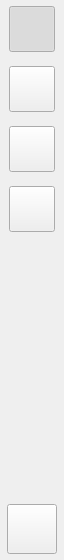
<?xml version="1.0" encoding="UTF-8"?>
<ui version="4.0">
 <class>LeftRail</class>
 <widget class="QWidget" name="LeftRail">
  <property name="geometry"><rect><x>0</x><y>0</y><width>64</width><height>560</height></rect></property>
  <layout class="QVBoxLayout" name="railLayout">
   <property name="leftMargin"><number>0</number></property>
   <property name="topMargin"><number>6</number></property>
   <property name="rightMargin"><number>0</number></property>
   <property name="bottomMargin"><number>6</number></property>
   <property name="spacing"><number>14</number></property>
   <item alignment="Qt::AlignHCenter">
    <widget class="QPushButton" name="railBtn0">
     <property name="minimumSize"><size><width>46</width><height>46</height></size></property>
     <property name="maximumSize"><size><width>46</width><height>46</height></size></property>
     <property name="checkable"><bool>true</bool></property>
     <property name="checked"><bool>true</bool></property>
     <property name="text"><string/></property>
     <property name="role" stdset="0"><string>railBtn</string></property>
    </widget>
   </item>
   <item alignment="Qt::AlignHCenter">
    <widget class="QPushButton" name="railBtn1">
     <property name="minimumSize"><size><width>46</width><height>46</height></size></property>
     <property name="maximumSize"><size><width>46</width><height>46</height></size></property>
     <property name="checkable"><bool>true</bool></property>
     <property name="text"><string/></property>
     <property name="role" stdset="0"><string>railBtn</string></property>
    </widget>
   </item>
   <item alignment="Qt::AlignHCenter">
    <widget class="QPushButton" name="railBtn2">
     <property name="minimumSize"><size><width>46</width><height>46</height></size></property>
     <property name="maximumSize"><size><width>46</width><height>46</height></size></property>
     <property name="checkable"><bool>true</bool></property>
     <property name="text"><string/></property>
     <property name="role" stdset="0"><string>railBtn</string></property>
    </widget>
   </item>
   <item alignment="Qt::AlignHCenter">
    <widget class="QPushButton" name="railBtn3">
     <property name="minimumSize"><size><width>46</width><height>46</height></size></property>
     <property name="maximumSize"><size><width>46</width><height>46</height></size></property>
     <property name="checkable"><bool>true</bool></property>
     <property name="text"><string/></property>
     <property name="role" stdset="0"><string>railBtn</string></property>
    </widget>
   </item>
   <item>
    <spacer name="railSpacer">
     <property name="orientation"><enum>Qt::Vertical</enum></property>
     <property name="sizeHint" stdset="0"><size><width>20</width><height>40</height></size></property>
    </spacer>
   </item>
   <item alignment="Qt::AlignHCenter">
    <widget class="QPushButton" name="addBtn">
     <property name="minimumSize"><size><width>50</width><height>50</height></size></property>
     <property name="maximumSize"><size><width>50</width><height>50</height></size></property>
     <property name="text"><string/></property>
     <property name="role" stdset="0"><string>fab</string></property>
    </widget>
   </item>
  </layout>
 </widget>
 <connections/>
</ui>
